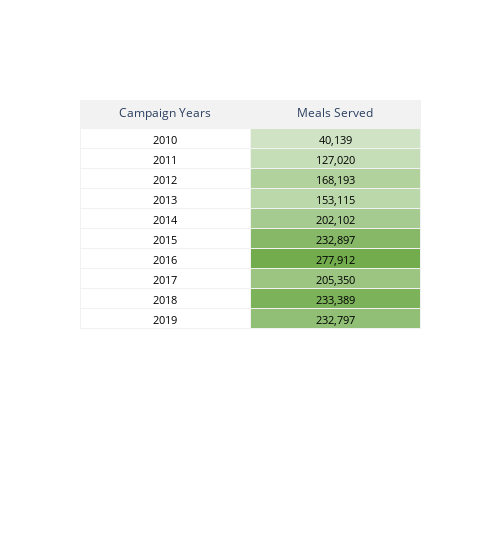

Write notebook code for a chart like this one.
### Markdown cell above
Import colors to create an array of colors and the numpy library so we can more easy work with our list of colors.

### Code cell
from plotly.colors import n_colors
import numpy as np

colors = n_colors('rgb(208, 228, 197)', 'rgb(114, 172, 77)', 10, colortype='rgb')

# list = dfs.sort_values(by = 'Meals Served')
dfs['Rank'] = dfs["Meals Served"].rank() - 1
dfs['Rank'] = dfs['Rank'].astype(int)

table_colored = go.Figure(data=[go.Table(
  header=dict(
    values=[['Campaign Years'],['Meals Served']],
    fill_color='#F2F2F2',
    line_color='#F1F1F1',
    align='center'
  ),
  cells=dict(
    values=[dfs['Campaign Year'], dfs['Meals Served'].map("{:,.0f}".format)],
    fill_color=['white', np.array(colors)[dfs['Rank']]],
    line_color='#F1F1F1',
    align='center', font=dict(color='black', size=11)
    ))
])

table_colored.layout.update({'width' : 500})

table_colored.show()

### Figure 1 — Plotly figure (JSON) as saved in the notebook; plotly's stock layout.template omitted (floating-point values rounded to 4 significant figures)
{"data": [{"cells": {"align": "center", "fill": {"color": ["white", ["rgb(208.0, 228.0, 197.0)", "rgb(197.55555555555554, 221.77777777777777, 183.66666666666666)", "rgb(176.66666666666666, 209.33333333333334, 157.0)", "rgb(187.11111111111111, 215.55555555555554, 170.33333333333334)", "rgb(166.22222222222223, 203.11111111111111, 143.66666666666666)", "rgb(134.88888888888889, 184.44444444444446, 103.66666666666666)", "rgb(114.0, 172.0, 77.0)", "rgb(155.77777777777777, 196.88888888888889, 130.33333333333331)", "rgb(124.44444444444444, 178.22222222222223, 90.33333333333333)", "rgb(145.33333333333331, 190.66666666666666, 117.0)"]]}, "font": {"color": "black", "size": 11}, "line": {"color": "#F1F1F1"}, "values": [[2010, 2011, 2012, 2013, 2014, 2015, 2016, 2017, 2018, 2019], ["40,139", "127,020", "168,193", "153,115", "202,102", "232,897", "277,912", "205,350", "233,389", "232,797"]]}, "header": {"align": "center", "fill": {"color": "#F2F2F2"}, "line": {"color": "#F1F1F1"}, "values": [["Campaign Years"], ["Meals Served"]]}, "type": "table"}], "layout": {"width": 500}}
